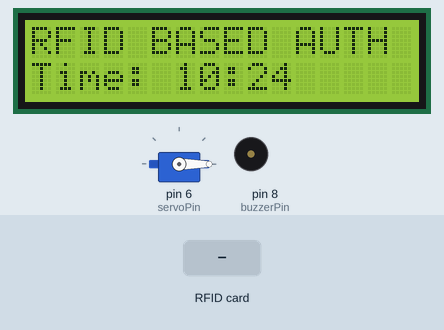
Recording of a sketch running on a simulated Arduino Uno, built with avr-gcc and run on an emulated ATmega328P. Shown: servo, 16×2 character LCD, buzzer (waves = sounding, pin HIGH). The test bench sets the inputs (shaded band). The local clock reads 2024-03-15 10:24:30 at power-on unless the sketch sets it; pins used as bus, display or sensor lines are not drawn.

Above: at 1.3 s.
1.4 s: RFID card 07 C8 F4 3D held to the reader
At 2.1 s:
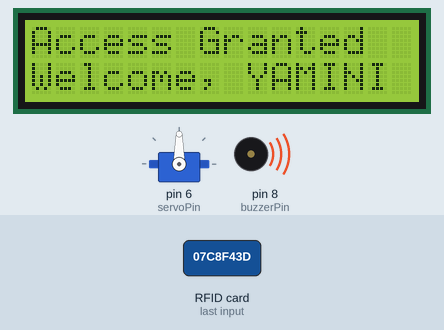
At 6.49 s:
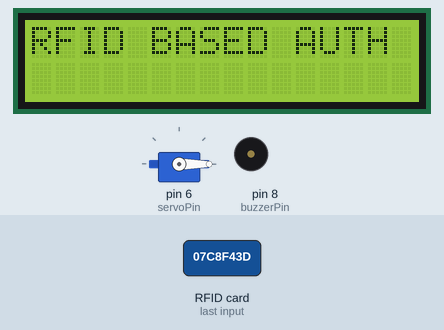
Timing chart, 0 to 8.0 s (numbered marks = the images above; inputs shaded):
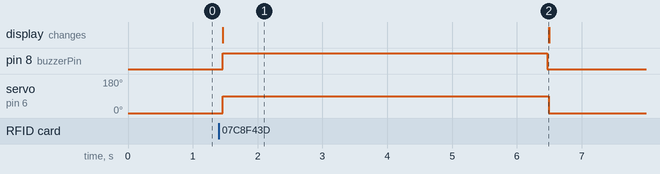

The sketch:

rfid_auth.ino
```cpp
#include <Wire.h>
#include <LiquidCrystal_I2C.h>
#include <Servo.h>
#include <RTClib.h>
#include <SPI.h>
#include <MFRC522.h>

LiquidCrystal_I2C lcd(0x27, 16, 2);  // Change the address to match your LCD
RTC_DS3231 rtc;
Servo servo;
int servoPin = 6;
int buzzerPin = 8;  // Connect the buzzer to pin 8
MFRC522 mfrc522(10, 9); // Define SS and RST pins

const int numAuthorized = 5; // 4 students and 1 teacher
const char* authorizedNames[] = {"YAMINI", "SUKANIYA", "SUHAINA", "CHARU", "SIR AKBAR"};
byte authorizedUIDs[][4] = {
    {0x07, 0xC8, 0xF4, 0x3D}, // Student1
    {0x63, 0xC2, 0x8A, 0xDC}, // Student2
    {0x8A, 0x6B, 0x7A, 0x07}, // Student3
    {0xC3, 0xFF, 0xF4, 0xFA},  // Teacher
    {0x8A, 0xE4, 0x7E, 0x07}   // Student4 (New Student - Add the RFID tag here)
};

void setup() {
  Serial.begin(9600);
  servo.attach(servoPin);
  servo.write(0);
  lcd.init();
  lcd.backlight();
  Wire.begin();
  rtc.begin();
  lcd.setCursor(0, 0);
  lcd.print("RFID BASED AUTH SYSTEM");
  SPI.begin();
  mfrc522.PCD_Init();
  pinMode(buzzerPin, OUTPUT);  // Set the buzzer pin as an output
  digitalWrite(buzzerPin, LOW);  // Initialize the buzzer to OFF state
}

void loop() {
  DateTime now = rtc.now();
  int currentTime = now.hour() * 100 + now.minute();

  // Display the real-time clock on the LCD
  lcd.setCursor(0, 1);
  lcd.print("Time: " + String(now.hour()) + ":" + String(now.minute()));

  if ((currentTime >= 1000 && currentTime <= 2200)) {  // Access from 10 AM to 10 PM
    if (mfrc522.PICC_IsNewCardPresent() && mfrc522.PICC_ReadCardSerial()) {
      if (checkUID(mfrc522.uid.uidByte)) {
        unlockDoor();
        lcd.clear();
        lcd.setCursor(0, 0);
        lcd.print("Access Granted");
        lcd.setCursor(0, 1);
        lcd.print("Welcome, " + String(getAuthorizedName(mfrc522.uid.uidByte)));
        activateBuzzer();  // Turn on the buzzer
        delay(5000);
        deactivateBuzzer();  // Turn off the buzzer
        lockDoor();
        lcd.clear();
        lcd.setCursor(0, 0);
        lcd.print("RFID BASED AUTH SYSTEM");
      }
    }
  }
}

bool checkUID(byte* uid) {
  for (int i = 0; i < numAuthorized; i++) {
    bool match = true;
    for (int j = 0; j < 4; j++) {
      if (uid[j] != authorizedUIDs[i][j]) {
        match = false;
        break;
      }
    }

    if (match) {
      return true;
    }
  }
  return false;
}

String getAuthorizedName(byte* uid) {
  for (int i = 0; i < numAuthorized; i++) {
    bool match = true;
    for (int j = 0; j < 4; j++) {
      if (uid[j] != authorizedUIDs[i][j]) {
        match = false;
        break;
      }
    }

    if (match) {
      return String(authorizedNames[i]);
    }
  }
  return "Unknown";
}

void unlockDoor() {
  servo.write(90);
}

void lockDoor() {
  servo.write(0);
}

void activateBuzzer() {
  digitalWrite(buzzerPin, HIGH); // Turn on the buzzer
}

void deactivateBuzzer() {
  digitalWrite(buzzerPin, LOW); // Turn off the buzzer
}
```

Measured:
- after the input at 1.4 s, pin 8 (buzzerPin): LOW → HIGH after 0.06 s, → LOW 5.0 s later; servo on pin 6 (servoPin): 0° → 90° after 0.06 s, → 0° 5.0 s later; the display: changes after 0.06 s (image 1)
- what the display in image 1 shows lasts 5.0 s, from 1.5 s to 6.5 s
